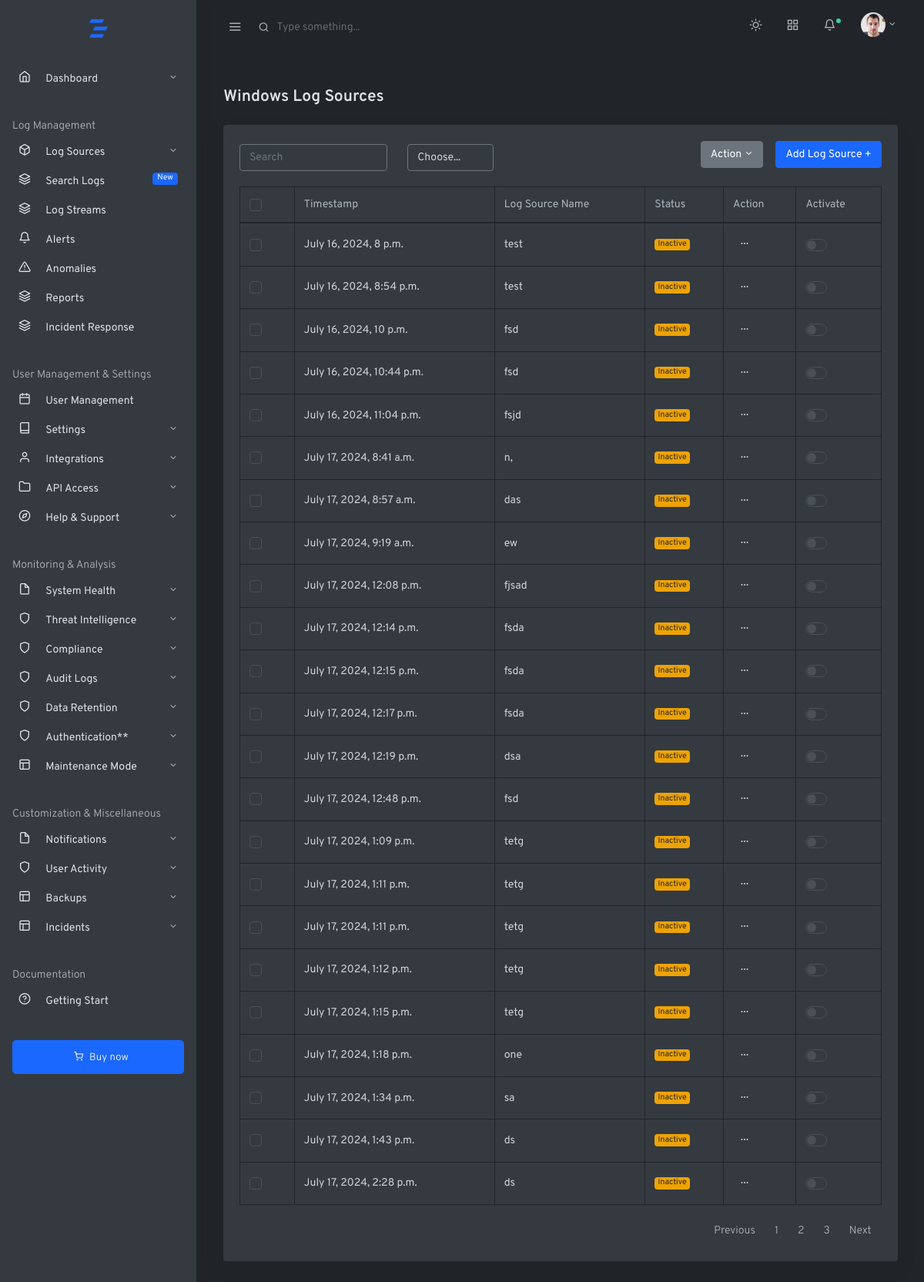
/home/logs-source/system/windows/, run on the app's committed database.
### log_management_app/models.py (models this page shows, shortened)
class WindowsLogSource(models.Model):
    INGESTION_MTD = [
        ('powershell', 'Powershell'),
    ]
    log_source_name = models.CharField(max_length=100)
    log_type = models.ManyToManyField(LogType)
    ingestion_mtd = models.CharField(max_length=30, choices=INGESTION_MTD, default='powershell')
    created_at = models.DateTimeField(auto_now_add=True, null=True)
    updated_at = models.DateTimeField(auto_now=True, null=True)

### log_management_app/views.py (the view)
# urls.py: path('home/logs-source/system/windows/', views.system_windows_logs_table, name='system_windows_logs_table'),
def system_windows_logs_table(request):
    log_sources=WindowsLogSource.objects.all()
    context={'log_sources':log_sources}
    return render(request,'baseapp/logsources/systemlogs/windows/windowslogstable.html',context)

### log_management_app/templates/baseapp/logsources/systemlogs/windows/windowslogstable.html (shortened to what this page needs)
{%extends 'mainhome.html'%}
{%block content%}
<div class="container-fluid">
    <div class="row justify-content-center">
      <div class="col-12">
        <div class="row">
          <div class="col-md-12 my-4">
            <h2 class="h4 mb-1">Windows Log Sources</h2>
            <div class="card shadow">
              <div class="card-body">
                <div class="toolbar row mb-3">
                  <div class="col">
                    <form class="form-inline">
                      <div class="form-row">
                        <div class="form-group col-auto">
                          <input type="text" class="form-control" id="search" value="" placeholder="Search">
                        </div>
                        <div class="form-group col-auto ml-3">
                          <select class="custom-select my-1 mr-sm-2" id="inlineFormCustomSelectPref">
                            <option selected>Choose...</option>
                          </select>
                        </div>
                      </div>
                    </form>
                  </div>
                  <div class="col ml-auto">
                    <div class="dropdown float-right">
                      <form action="{%url 'system_collection_options'%}">
                      <button class="btn btn-primary float-right ml-3" type="submit">Add Log Source +</button>
                      <button class="btn btn-secondary dropdown-toggle" type="button" id="actionMenuButton" data-toggle="dropdown" aria-haspopup="true" aria-expanded="false"> Action </button>
                      </form>
                    </div>
                  </div>
                </div>
                <table class="table table-bordered">
                  <thead>
                    <tr role="row">
                      <th>
                        <div class="custom-control custom-checkbox">
                        </div>
                      </th>
                      <th>Timestamp</th>
                      <th>Log Source Name</th>
                      <th>Status</th>
                      <th>Action</th>
                      <th>Activate</th>
                    </tr>
                  </thead>
                  <tbody>
                    {% for log_source in log_sources %}
                    <tr>
                      <td>
                        <div class="custom-control custom-checkbox">
                        </div>
                      </td>
                      <td>{{ log_source.updated_at }}</td>
                      <td>{{ log_source.log_source_name }}</td>
                      <td>
                        {% if log_source.status == "Active" %}
                          <span class="badge badge-success">Active</span>
                        {% else %}
                          <span class="badge badge-warning">Inactive</span>
                        {% endif %}
                      </td>
                      <td>
                        <button class="btn btn-sm dropdown-toggle more-horizontal" type="button" data-toggle="dropdown" aria-haspopup="true" aria-expanded="false">
                        </button>
                      </td>
                      <td>
                        <div class="custom-control custom-switch">
                        </div>
                      </td>
                    </tr>
                    {% endfor %}
                  </tbody>
                </table>
                <nav aria-label="Table Paging" class="mb-0 text-muted">
                  <ul class="pagination justify-content-end mb-0">
                    <li class="page-item"><a class="page-link" href="#">Previous</a></li>
                    <li class="page-item"><a class="page-link" href="#">1</a></li>
                    <li class="page-item"><a class="page-link" href="#">2</a></li>
                    <li class="page-item"><a class="page-link" href="#">3</a></li>
                    <li class="page-item"><a class="page-link" href="#">Next</a></li>
                  </ul>
                </nav>
              </div>
            </div>
          </div>
        </div>
      </div>
    </div>
  </div>
{%endblock%}

### data on the page
WindowsLogSource: updated_at "July 16, 2024, 8 p.m.", log_source_name "test"
WindowsLogSource: updated_at "July 16, 2024, 8:54 p.m.", log_source_name "test"
WindowsLogSource: updated_at "July 16, 2024, 10 p.m.", log_source_name "fsd"
WindowsLogSource: updated_at "July 16, 2024, 10:44 p.m.", log_source_name "fsd"
WindowsLogSource: updated_at "July 16, 2024, 11:04 p.m.", log_source_name "fsjd"
WindowsLogSource: updated_at "July 17, 2024, 8:41 a.m.", log_source_name "n,"
WindowsLogSource: updated_at "July 17, 2024, 8:57 a.m.", log_source_name "das"
WindowsLogSource: updated_at "July 17, 2024, 9:19 a.m.", log_source_name "ew"
WindowsLogSource: updated_at "July 17, 2024, 12:08 p.m.", log_source_name "fjsad"
WindowsLogSource: updated_at "July 17, 2024, 12:14 p.m.", log_source_name "fsda"
WindowsLogSource: updated_at "July 17, 2024, 12:15 p.m.", log_source_name "fsda"
WindowsLogSource: updated_at "July 17, 2024, 12:17 p.m.", log_source_name "fsda"
WindowsLogSource: updated_at "July 17, 2024, 12:19 p.m.", log_source_name "dsa"
WindowsLogSource: updated_at "July 17, 2024, 12:48 p.m.", log_source_name "fsd"
WindowsLogSource: updated_at "July 17, 2024, 1:09 p.m.", log_source_name "tetg"
WindowsLogSource: updated_at "July 17, 2024, 1:11 p.m.", log_source_name "tetg"
WindowsLogSource: updated_at "July 17, 2024, 1:11 p.m.", log_source_name "tetg"
WindowsLogSource: updated_at "July 17, 2024, 1:12 p.m.", log_source_name "tetg"
WindowsLogSource: updated_at "July 17, 2024, 1:15 p.m.", log_source_name "tetg"
WindowsLogSource: updated_at "July 17, 2024, 1:18 p.m.", log_source_name "one"
WindowsLogSource: updated_at "July 17, 2024, 1:34 p.m.", log_source_name "sa"
WindowsLogSource: updated_at "July 17, 2024, 1:43 p.m.", log_source_name "ds"
WindowsLogSource: updated_at "July 17, 2024, 2:28 p.m.", log_source_name "ds"
